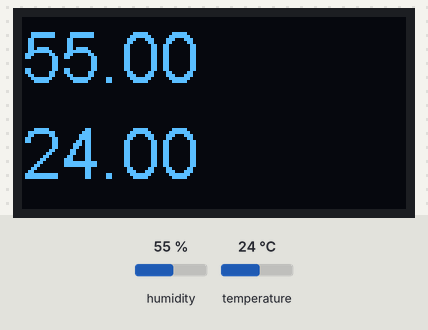
Bench run of a sketch on a simulated ESP32. Parts: 128×64 one-colour display. The test bench sets the inputs (shaded band); at power-on: humidity 55 %, temperature 24 °C. What the sketch prints to the serial monitor is not drawn.

Above: at 4.8 s.
4.9 s: humidity set to 22 %
At 6.8 s:
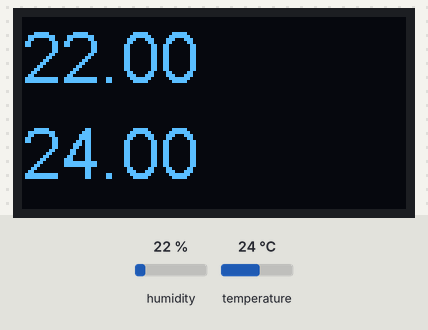
7.9 s: temperature set to 12 °C
At 9.2 s:
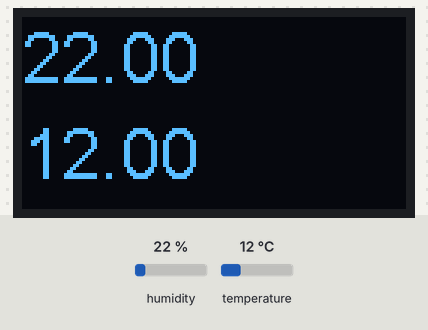
10.9 s: humidity set to 40 %
At 12.9 s:
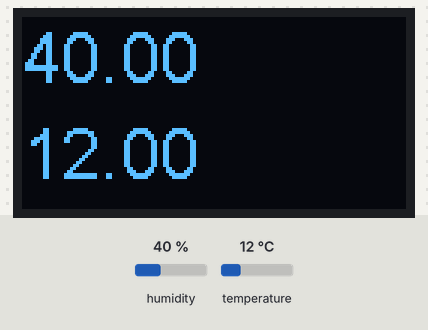
13.9 s: temperature set to 19 °C
At 15.3 s:
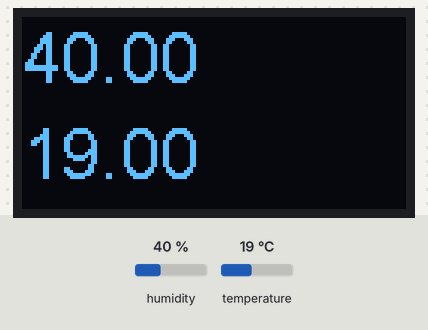
Timing chart, 0 to 16.9 s (numbered marks = the images above; inputs shaded):
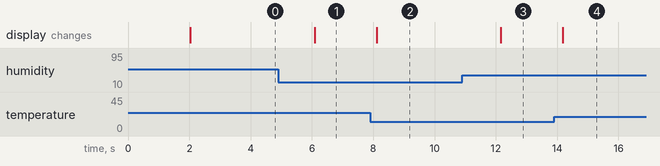

The sketch:

task7OLedTEMPHUMDIS.ino
```cpp
#include "DHTesp.h"
#include<Wire.h>
#include"SSD1306.h"
#define DHTpin 27

SSD1306 display(0x3c,21,22);
String myString;
String mystring1;

DHTesp dht;
void setup() {
  // put your setup code here, to run once:
  display.init();
  display.setFont(ArialMT_Plain_24);
  Serial.begin(115200);
  Serial.println();
  Serial.println("Status\tHumidity(%)\tTemperature(C)");

  dht.setup(DHTpin,DHTesp::DHT11);


}

void loop() {
  // put your main code here, to run repeatedly:


 delay(2000);
 float h = dht.getHumidity();
 float t = dht.getTemperature();

  Serial.print(dht.getStatusString());
  Serial.print("\t");
  Serial.print(h);
  Serial.print("\t");
  Serial.println(t);


display.clear();
display.drawString(0,0,String(h));
display.drawString(0,32,String(t));
display.display();

}
```

Measured:
- after the input at 4.9 s, the display: changes after 1.2 s (image 1)
- after the input at 7.9 s, the display: changes after 0.21 s (image 2)
- after the input at 10.9 s, the display: changes after 1.3 s (image 3)
- after the input at 13.9 s, the display: changes after 0.28 s (image 4)
